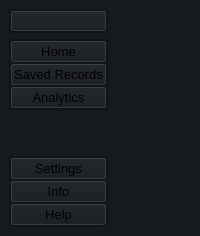
     <widget class="QCustomSlideMenu" name="leftMenuContainer" native="true">
      <property name="maximumSize">
       <size>
        <width>200</width>
        <height>16777215</height>
       </size>
      </property>
      <property name="styleSheet">
       <string notr="true">background-color: #16191d;
</string>
      </property>
      <layout class="QVBoxLayout" name="verticalLayout">
       <property name="spacing">
        <number>0</number>
       </property>
       <property name="leftMargin">
        <number>0</number>
       </property>
       <property name="topMargin">
        <number>0</number>
       </property>
       <property name="rightMargin">
        <number>0</number>
       </property>
       <property name="bottomMargin">
        <number>0</number>
       </property>
       <item alignment="Qt::AlignLeft">
        <widget class="QWidget" name="leftMenuSubContainer" native="true">
         <property name="styleSheet">
          <string notr="true"/>
         </property>
         <layout class="QVBoxLayout" name="verticalLayout_2">
          <item alignment="Qt::AlignTop">
           <widget class="QFrame" name="frame_1">
            <property name="styleSheet">
             <string notr="true">background-color: #16191d</string>
            </property>
            <property name="frameShape">
             <enum>QFrame::StyledPanel</enum>
            </property>
            <property name="frameShadow">
             <enum>QFrame::Raised</enum>
            </property>
            <layout class="QVBoxLayout" name="verticalLayout_3">
             <property name="spacing">
              <number>0</number>
             </property>
             <property name="leftMargin">
              <number>0</number>
             </property>
             <property name="topMargin">
              <number>0</number>
             </property>
             <property name="rightMargin">
              <number>0</number>
             </property>
             <property name="bottomMargin">
              <number>0</number>
             </property>
             <item>
              <widget class="QPushButton" name="menuButton">
               <property name="toolTip">
                <string>Open Menu</string>
               </property>
               <property name="styleSheet">
                <string notr="true"/>
               </property>
               <property name="text">
                <string/>
               </property>
               <property name="icon">
                <iconset resource="resources.qrc">
                 <normaloff>:/icons/Icons/align-justify.svg</normaloff>:/icons/Icons/align-justify.svg</iconset>
               </property>
               <property name="iconSize">
                <size>
                 <width>24</width>
                 <height>24</height>
                </size>
               </property>
               <property name="flat">
                <bool>false</bool>
               </property>
              </widget>
             </item>
            </layout>
           </widget>
          </item>
          <item alignment="Qt::AlignTop">
           <widget class="QFrame" name="frame_2">
            <property name="sizePolicy">
             <sizepolicy hsizetype="Preferred" vsizetype="Expanding">
              <horstretch>0</horstretch>
              <verstretch>0</verstretch>
             </sizepolicy>
            </property>
            <property name="styleSheet">
             <string notr="true"/>
            </property>
            <property name="frameShape">
             <enum>QFrame::StyledPanel</enum>
            </property>
            <property name="frameShadow">
             <enum>QFrame::Raised</enum>
            </property>
            <layout class="QVBoxLayout" name="verticalLayout_4">
             <property name="spacing">
              <number>0</number>
             </property>
             <property name="leftMargin">
              <number>0</number>
             </property>
             <property name="topMargin">
              <number>0</number>
             </property>
             <property name="rightMargin">
              <number>0</number>
             </property>
             <property name="bottomMargin">
              <number>0</number>
             </property>
             <item>
              <widget class="QPushButton" name="homeBtn">
               <property name="font">
                <font>
                 <pointsize>10</pointsize>
                 <weight>50</weight>
                 <bold>false</bold>
                </font>
               </property>
               <property name="toolTip">
                <string>Go to Home</string>
               </property>
               <property name="styleSheet">
                <string notr="true"/>
               </property>
               <property name="text">
                <string>Home</string>
               </property>
               <property name="icon">
                <iconset resource="resources.qrc">
                 <normaloff>:/icons/Icons/home.svg</normaloff>:/icons/Icons/home.svg</iconset>
               </property>
               <property name="iconSize">
                <size>
                 <width>24</width>
                 <height>24</height>
                </size>
               </property>
              </widget>
             </item>
             <item>
              <widget class="QPushButton" name="recordsBtn">
               <property name="font">
                <font>
                 <pointsize>10</pointsize>
                 <weight>50</weight>
                 <bold>false</bold>
                </font>
               </property>
               <property name="toolTip">
                <string>View Saved Records</string>
               </property>
               <property name="styleSheet">
                <string notr="true"/>
               </property>
               <property name="text">
                <string>Saved Records</string>
               </property>
               <property name="icon">
                <iconset theme="white" resource="resources.qrc">
                 <normaloff>:/icons/Icons/database.svg</normaloff>:/icons/Icons/database.svg</iconset>
               </property>
               <property name="iconSize">
                <size>
                 <width>24</width>
                 <height>24</height>
                </size>
               </property>
              </widget>
             </item>
             <item>
              <widget class="QPushButton" name="analyticsBtn">
               <property name="font">
                <font>
                 <pointsize>10</pointsize>
                 <weight>50</weight>
                 <bold>false</bold>
                </font>
               </property>
               <property name="toolTip">
                <string>View Analytics</string>
               </property>
               <property name="autoFillBackground">
                <bool>false</bool>
               </property>
               <property name="styleSheet">
                <string notr="true"/>
               </property>
               <property name="text">
                <string>Analytics</string>
               </property>
               <property name="icon">
                <iconset theme="#fff" resource="resources.qrc">
                 <normaloff>:/icons/Icons/activity.svg</normaloff>:/icons/Icons/activity.svg</iconset>
               </property>
               <property name="iconSize">
                <size>
                 <width>24</width>
                 <height>24</height>
                </size>
               </property>
              </widget>
             </item>
            </layout>
           </widget>
          </item>
          <item>
           <spacer name="verticalSpacer">
            <property name="orientation">
             <enum>Qt::Vertical</enum>
            </property>
            <property name="sizeHint" stdset="0">
             <size>
              <width>20</width>
              <height>40</height>
             </size>
            </property>
           </spacer>
          </item>
          <item>
           <widget class="QFrame" name="frame_3">
            <property name="styleSheet">
             <string notr="true"/>
            </property>
            <property name="frameShape">
             <enum>QFrame::StyledPanel</enum>
            </property>
            <property name="frameShadow">
             <enum>QFrame::Raised</enum>
            </property>
            <layout class="QVBoxLayout" name="verticalLayout_6">
             <property name="spacing">
              <number>0</number>
             </property>
             <property name="leftMargin">
              <number>0</number>
             </property>
             <property name="topMargin">
              <number>0</number>
             </property>
             <property name="rightMargin">
              <number>0</number>
             </property>
             <property name="bottomMargin">
              <number>0</number>
             </property>
             <item>
              <widget class="QPushButton" name="settingsBtn">
               <property name="font">
                <font>
                 <pointsize>10</pointsize>
                 <weight>50</weight>
                 <bold>false</bold>
                </font>
               </property>
               <property name="toolTip">
                <string>Go to Settings</string>
               </property>
               <property name="styleSheet">
                <string notr="true"/>
               </property>
               <property name="text">
                <string>Settings</string>
               </property>
               <property name="icon">
                <iconset resource="resources.qrc">
                 <normaloff>:/icons/Icons/settings.svg</normaloff>:/icons/Icons/settings.svg</iconset>
               </property>
               <property name="iconSize">
                <size>
                 <width>24</width>
                 <height>24</height>
                </size>
               </property>
              </widget>
             </item>
             <item>
              <widget class="QPushButton" name="infoBtn">
               <property name="font">
                <font>
                 <pointsize>10</pointsize>
                 <weight>50</weight>
                 <bold>false</bold>
                </font>
               </property>
               <property name="toolTip">
                <string>View Info</string>
               </property>
               <property name="styleSheet">
                <string notr="true"/>
               </property>
               <property name="text">
                <string>Info</string>
               </property>
               <property name="icon">
                <iconset resource="resources.qrc">
                 <normaloff>:/icons/Icons/info.svg</normaloff>:/icons/Icons/info.svg</iconset>
               </property>
               <property name="iconSize">
                <size>
                 <width>24</width>
                 <height>24</height>
                </size>
               </property>
              </widget>
             </item>
             <item>
              <widget class="QPushButton" name="helpBtn">
               <property name="font">
                <font>
                 <pointsize>10</pointsize>
                 <weight>50</weight>
                 <bold>false</bold>
                </font>
               </property>
               <property name="toolTip">
                <string>View Help</string>
               </property>
               <property name="styleSheet">
                <string notr="true"/>
               </property>
               <property name="text">
                <string>Help</string>
               </property>
               <property name="icon">
                <iconset resource="resources.qrc">
                 <normaloff>:/icons/Icons/help-circle.svg</normaloff>:/icons/Icons/help-circle.svg</iconset>
               </property>
               <property name="iconSize">
                <size>
                 <width>24</width>
                 <height>24</height>
                </size>
               </property>
              </widget>
             </item>
            </layout>
           </widget>
          </item>
         </layout>
        </widget>
       </item>
      </layout>
     </widget>
